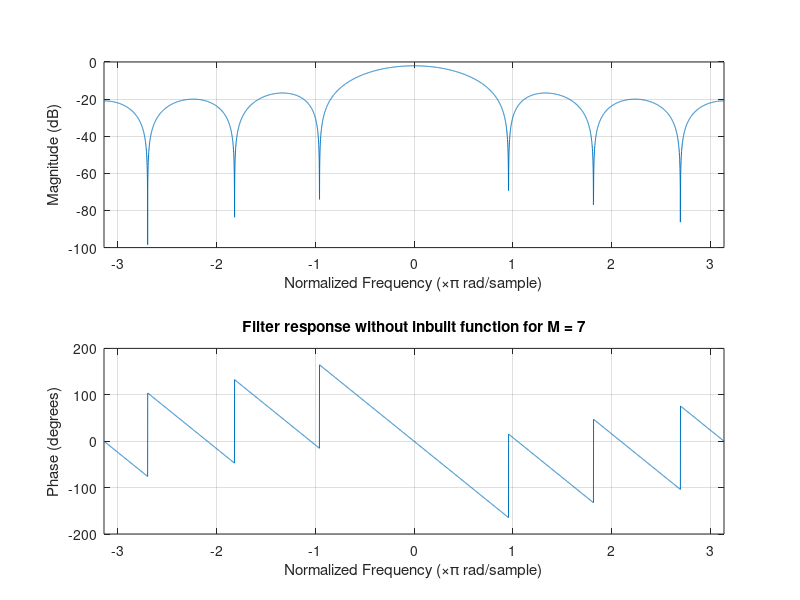

Write the MATLAB code that produced this figure.
clc; clear all; close all;
M = 7;
wc = pi/8;
fc = wc/(2*pi);
wn = wc/pi;
a = (M - 1) /2;
X=0;
for i=0:M-1
    h(i+1) = 2*fc*sinc(2*fc*(i-a));
end
h1 = h/sum(h);
freqz(h,1,-pi:0.001:pi);
title('Filter response without inbuilt function for M = 7')
